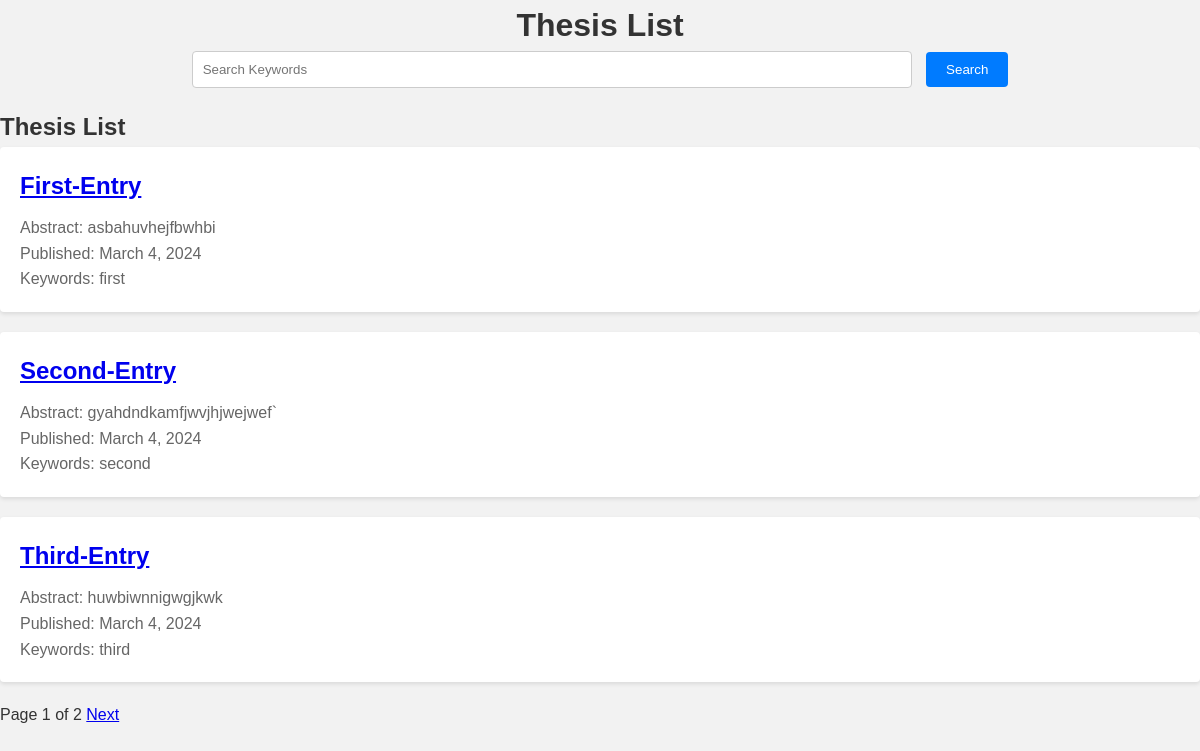
The app's page /thesis/ with its own data.
### content/models.py (models this page shows, shortened)
class Thesis(models.Model):
    title = models.CharField(max_length=255)
    slug = models.SlugField(max_length=255, unique=True, blank=True
                            ,unique_for_date = "published_date")
    authors = models.CharField(max_length=100)
    abstract = models.TextField()
    body = models.TextField()
    panelist = models.CharField(max_length=100)
    advisors = models.CharField(max_length=255)
    department = models.CharField(max_length=100)
    defense_date = models.DateField()
    published_date = models.DateField(default=timezone.now)
    keywords = models.CharField(max_length=255)
    status = models.CharField(
        max_length=2,
        choices=[
            ("RJ", "Rejected"),
            ("PB", "Published"),
            ("UR", "Under Review"),
        ],
        default="UR"
    )
    class Meta:
        ordering = ['-published_date']
        indexes = [
            models.Index(fields=['-published_date'])
        ]
    def get_absolute_url(self):
        return reverse('content:thesis_details', args=[self.published_date.year, self.published_date.month,self.published_date.day,self.slug])

### content/views.py (the view)
# urls.py: path('', views.show_thesis, name='thesis_list'),
def show_thesis(request):
    theses_list = Thesis.objects.all()
    paginator = Paginator(theses_list, 3)
    page_number = request.GET.get('page', 1)
    theses = paginator.page(page_number)
    return render(request, 'inner_working/list.html', {'existing_data': theses})

### content/templates/inner_working/list.html (shortened to what this page needs)
{% load static %}
<!DOCTYPE html>
<html lang="en">
<head>
    <link rel="stylesheet" href="{% static 'css/style_base.css' %}">
</head>
<body>
    <div class="head_style">
        <h1>Thesis List</h1>
        <div class="search-container">
            <form action="{% url 'content:thesis_search' %}" method="get" onsubmit="return validateSearch()">
                <input type="text" name="q" placeholder="Search Keywords" value="{{ request.GET.q }}">
                <button type="submit">Search</button>
            </form>
        </div>
    </div>
    {% if not request.GET.q and existing_data %}
    <div class="existing-data">
        <h2>Thesis List</h2>
        {% for thesis in existing_data %}
            <div class="thesis-item">
                <h2><a href="{{thesis.get_absolute_url}}">{{ thesis.title }}</a></h2>
                <p>Abstract: {{thesis.abstract }}</p>
                <p>Published: {{ thesis.published_date }}</p>
                <p>Keywords: {{ thesis.keywords }}</p>
            </div>
        {% endfor %}
        {% include "paginator.html" with page=theses%}
    </div>
    {% endif %}
</body>
</html>

### content/static/css/style_base.css (style rules this page uses)
* { box-sizing: border-box; margin: 0; padding: 0; }
body { font-family: Arial, sans-serif; background-color: #f2f2f2; color: #333; line-height: 1.6; margin: 0; padding: 0; }
.head_style { text-align: center; margin-bottom: 20px; }
h1 { color: #333; }
.search-container { margin-bottom: 20px; }
.search-container input[type="text"] { width: 60%; padding: 10px; border: 1px solid #ccc; border-radius: 4px; margin-right: 10px; }
.search-container button { padding: 10px 20px; background-color: #007bff; color: #fff; border: none; border-radius: 4px; cursor: pointer; }
.thesis-item { background-color: #fff; padding: 20px; margin-bottom: 20px; border-radius: 4px; box-shadow: 0 2px 4px rgba(0, 0, 0, 0.1); }
.thesis-item h2 { color: #333; margin-bottom: 10px; }
.thesis-item p { color: #666; }

### records on screen
Thesis: title "First-Entry", abstract "asbahuvhejfbwhbi", published_date "March 4, 2024", keywords "first"
Thesis: title "Second-Entry", abstract "gyahdndkamfjwvjhjwejwef`", published_date "March 4, 2024", keywords "second"
Thesis: title "Third-Entry", abstract "huwbiwnnigwgjkwk", published_date "March 4, 2024", keywords "third"

### other values on screen
{{ existing_data.number }} "1"
{{ existing_data.paginator.num_pages }} "2"
